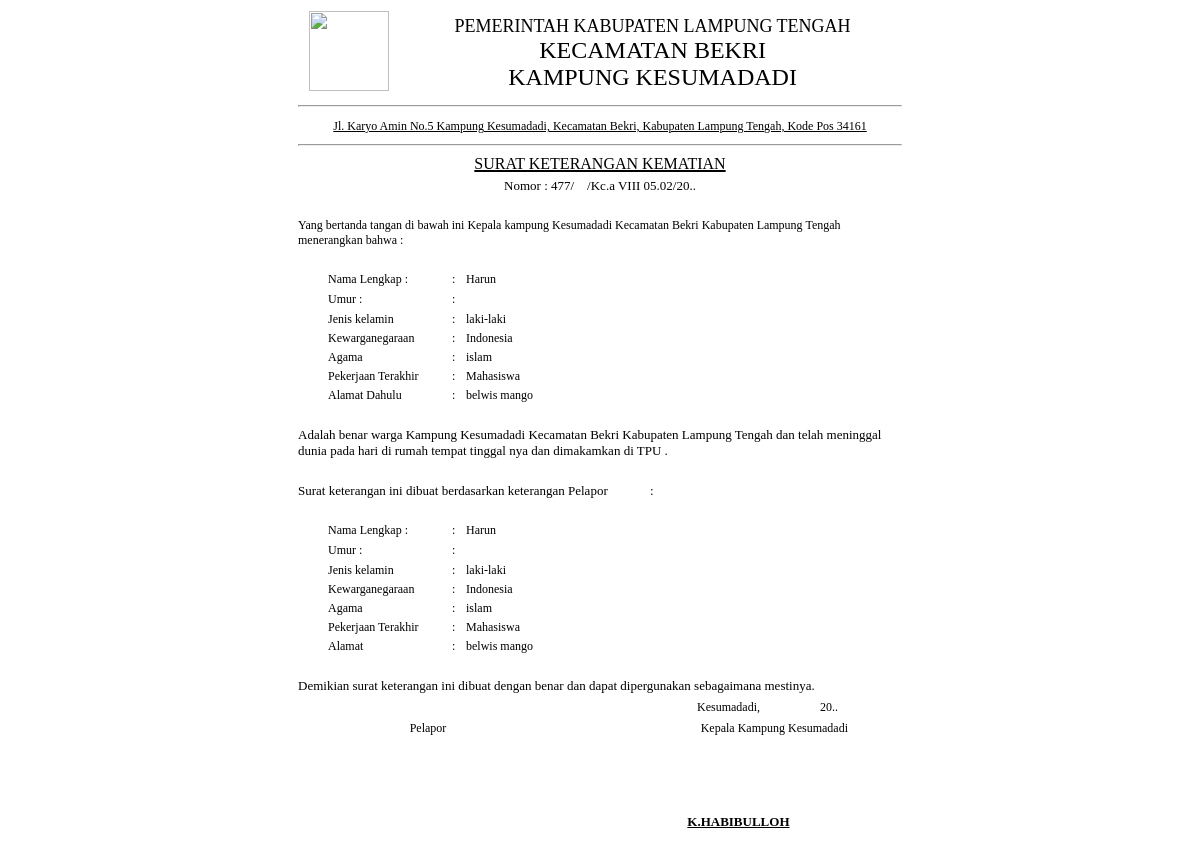
The page /surat_keterangan_kematian.php?NIK=3214321432143214&NIKS=3214321432143214 (signed in) on the database its author committed.
### tables this page shows
CREATE TABLE `crud` (
  `ID` bigint(16) NOT NULL,
  `NIK` bigint(16) NOT NULL,
  `Nama` varchar(50) NOT NULL,
  `Tempat` varchar(50) NOT NULL,
  `Tanggal_Lahir` varchar(50) NOT NULL,
  `Jenis_Kelamin` varchar(50) NOT NULL,
  `Alamat` varchar(100) NOT NULL,
  `Agama` varchar(50) NOT NULL,
  `Status` varchar(50) NOT NULL,
  `Pekerjaan` varchar(50) NOT NULL,
  `Kewarganegaraan` varchar(50) NOT NULL
);

CREATE TABLE `cruds` (
  `IDS` bigint(16) NOT NULL,
  `NIKS` bigint(16) NOT NULL,
  `NamaS` varchar(50) NOT NULL,
  `TempatS` varchar(50) NOT NULL,
  `Tanggal_LahirS` varchar(50) NOT NULL,
  `Jenis_kelaminS` varchar(50) NOT NULL,
  `AlamatS` varchar(100) NOT NULL,
  `AgamaS` varchar(50) NOT NULL,
  `StatusS` varchar(50) NOT NULL,
  `PekerjaanS` varchar(50) NOT NULL,
  `KewarganegaraanS` varchar(50) NOT NULL
);

### surat_keterangan_kematian.php (the view, shortened to what this page needs)
<?php
include "process.php";
if (isset($_GET['NIK']) && isset($_GET['NIKS'])) {
    $NIK = $_GET['NIK'];
    $NIK2 = $_GET['NIKS'];
    $NIK = mysqli_real_escape_string($conn, $NIK);
    $NIK2 = mysqli_real_escape_string($conn, $NIK2);
    $sql = "SELECT * FROM crud WHERE NIK=?";
    $stmt = mysqli_prepare($conn, $sql);
    mysqli_stmt_bind_param($stmt, "s", $NIK);
    mysqli_stmt_execute($stmt);
    $hasil = mysqli_stmt_get_result($stmt);
    $sql2 = "SELECT * FROM cruds WHERE NIKS=?";
    $stmt2 = mysqli_prepare($conn, $sql2);
    mysqli_stmt_bind_param($stmt2, "s", $NIK2);
    mysqli_stmt_execute($stmt2);
    $hasil2 = mysqli_stmt_get_result($stmt2);
    $data = mysqli_fetch_assoc($hasil);
    $data2 = mysqli_fetch_assoc($hasil2);
} else {
    echo "Parameter NIK atau NIK2 tidak ditemukan.";
    exit();
}
?>
<!DOCTYPE html>
<head>
    <body onload="window.print()">
</head>
<body>
    <center>
        <table width="610" align="center">
            <tr>
                <td align="center"><img src="https://i.ibb.co/NjB0Rqb/Lambang-Kabupaten-Lampung-Tengah.png" width="80" height="80"></td>
                <td align="center">
                    <font size="4">PEMERINTAH KABUPATEN LAMPUNG TENGAH</font><br>
                    <font size="5">KECAMATAN BEKRI</font><br>
                    <font size="5">KAMPUNG KESUMADADI</font><br>
                </td>
            </tr>
            <tr>
                <td colspan="2" align="center"><hr></td>
            </tr>
        </table>
        <table width="610">
            <tr>
                <td class="alamat" align="center" style="text-decoration: underline 1px;">Jl. Karyo Amin No.5 Kampung Kesumadadi, Kecamatan Bekri, Kabupaten Lampung Tengah, Kode Pos 34161</td>
            </tr>
            <tr>
                <td colspan="1" align="center"><hr></td>
            </tr>
        </table>
        <table width="610" align="center">
            <tr>
                <font size="3" align="center" style="text-decoration: underline 2px;">SURAT KETERANGAN KEMATIAN</font><br>
            </tr>
            <tr>
                <td align="center">
                    <font size="2">Nomor : 477/&nbsp;&nbsp;&nbsp;&nbsp;/Kc.a VIII 05.02/20..</font>
                </td>
            </tr>
        </table>
        <br>
        <table width="610">
            <tr>
                <td class="pembukaan" style="font-size: 12px;">Yang bertanda tangan di bawah ini Kepala kampung Kesumadadi Kecamatan Bekri Kabupaten Lampung Tengah menerangkan bahwa :</td>
            </tr>
        </table>
        <br>
        <table width="550">
            <tr>
                <td style="font-size: 12px;"width="120">Nama Lengkap : </td>
                <td width="10">:</td>
                <td style="font-size: 12px;"><?php echo $data['Nama']; ?></td>
            </tr>
            <tr>
                <td style="font-size: 12px;">Umur : </td>
                <td width="10">:</td>
                <td style="font-size: 12px;"><input type="text" id="umur" name="umur"></td>
            </tr>
            <tr>
            <td style="font-size: 12px;"width="120">Jenis kelamin</td>
                <td width="10">:</td>
                <td style="font-size: 12px;"><?php echo $data['Jenis_Kelamin']; ?></td>
            </tr>
            <tr>
                <td style="font-size: 12px;">Kewarganegaraan</td>
                <td width="10">:</td>
                <td style="font-size: 12px;"><?php echo $data['Kewarganegaraan']; ?></td>
            </tr>
            <tr>
                <td style="font-size: 12px;">Agama</td>
                <td width="10">:</td>
                <td style="font-size: 12px;"><?php echo $data['Agama']; ?></td>
            </tr>
            <tr>
                <td style="font-size: 12px;">Pekerjaan Terakhir </td>
                <td width="10">:</td>
                <td style="font-size: 12px;"><?php echo $data['Pekerjaan']; ?></td>
            </tr>
            <tr>
                <td style="font-size: 12px;">Alamat Dahulu</td>
                <td width="10">:</td>
                <td style="font-size: 12px;"><?php echo $data['Alamat']; ?></td>
            </tr>
        </table>
        <br>
        <table width="610">
            <tr>
            <td><font size="2">Adalah benar warga Kampung Kesumadadi Kecamatan Bekri Kabupaten Lampung Tengah dan telah meninggal dunia pada hari  di rumah tempat tinggal nya dan dimakamkan di TPU .</font></td>
            </tr>
        </table>
        <br>
        <table width="610">
        <tr>
            <td><font size="2">Surat keterangan ini dibuat berdasarkan keterangan Pelapor &nbsp;&nbsp;&nbsp;&nbsp;&nbsp;&nbsp;&nbsp;&nbsp;&nbsp;&nbsp;&nbsp; : </font></td>
        </tr>
        </table>
        <br>
        <table width="550">
        <tr>
                <td style="font-size: 12px;"width="120">Nama Lengkap : </td>
                <td width="10">:</td>
                <td style="font-size: 12px;"><?php echo $data2['NamaS']; ?></td>
            </tr>
            <tr>
                <td style="font-size: 12px;">Umur : </td>
                <td width="10">:</td>
                <td style="font-size: 12px;"><input type="text" id="umur" name="umur"></td>
            </tr>
            <tr>
            <td style="font-size: 12px;"width="120">Jenis kelamin</td>
                <td width="10">:</td>
                <td style="font-size: 12px;"><?php echo $data2['Jenis_kelaminS']; ?></td>
            </tr>
            <tr>
                <td style="font-size: 12px;">Kewarganegaraan</td>
                <td width="10">:</td>
                <td style="font-size: 12px;"><?php echo $data2['KewarganegaraanS']; ?></td>
            </tr>
            <tr>
                <td style="font-size: 12px;">Agama</td>
                <td width="10">:</td>
                <td style="font-size: 12px;"><?php echo $data2['AgamaS']; ?></td>
            </tr>
            <tr>
                <td style="font-size: 12px;">Pekerjaan Terakhir </td>
                <td width="10">:</td>
                <td style="font-size: 12px;"><?php echo $data2['PekerjaanS']; ?></td>
            </tr>
            <tr>
                <td style="font-size: 12px;">Alamat</td>
                <td width="10">:</td>
                <td style="font-size: 12px;"><?php echo $data2['AlamatS']; ?></td>
            </tr>
        </table>
        <br>
        <table width="610">
            <tr>
                <td>
                    <font size="2">Demikian surat keterangan ini dibuat dengan benar dan dapat dipergunakan sebagaimana mestinya.</font>
                </td>
            </tr>
        </table>
        <table width = "610">
            <tr>
                <td align="right" class="surat" style="padding-right: 65px">
                    <span style="font-size: 12px;">Kesumadadi, &nbsp;&nbsp;&nbsp;&nbsp;&nbsp;&nbsp;&nbsp;&nbsp;&nbsp;&nbsp;&nbsp;&nbsp;&nbsp;&nbsp;&nbsp;&nbsp;&nbsp;&nbsp;&nbsp;20..</span>
                </td>
            </tr>
        </table>
        <table width="550">
            <tr>
                <td style="font-size: 12px;" align="center">&nbsp;&nbsp;&nbsp;&nbsp;&nbsp;&nbsp;&nbsp;&nbsp;&nbsp;&nbsp;&nbsp;&nbsp;&nbsp;&nbsp;Pelapor&nbsp;&nbsp;&nbsp;&nbsp;</td>
                <td style="font-size: 12px;" align="right">&nbsp;&nbsp;&nbsp;&nbsp;&nbsp;&nbsp;&nbsp;&nbsp;&nbsp;Kepala Kampung Kesumadadi&nbsp;&nbsp;&nbsp;&nbsp;&nbsp;&nbsp;&nbsp;&nbsp;</td>
            </tr>
        </table>
        <br>
<br>
<br>
<br>
<table width="385">
    <tr>
        <td align="right" style="padding-right: px;">
            <font size="2"><b style="text-decoration: underline;">K.HABIBULLOH</b></font>
        </td>
    </tr>
</table>
    </center>
</body>
</html>

### surat_keterangan_kematian.php (style rules this page uses)
input { border: none; width: 100%; }
table tr td { font-size: 12px; }

### rows shown on the page
crud: Nama "Harun", Jenis_Kelamin "laki-laki", Kewarganegaraan "Indonesia", Agama "islam", Pekerjaan "Mahasiswa", Alamat "belwis mango"
cruds: NamaS "Harun", Jenis_kelaminS "laki-laki", KewarganegaraanS "Indonesia", AgamaS "islam", PekerjaanS "Mahasiswa", AlamatS "belwis mango"
